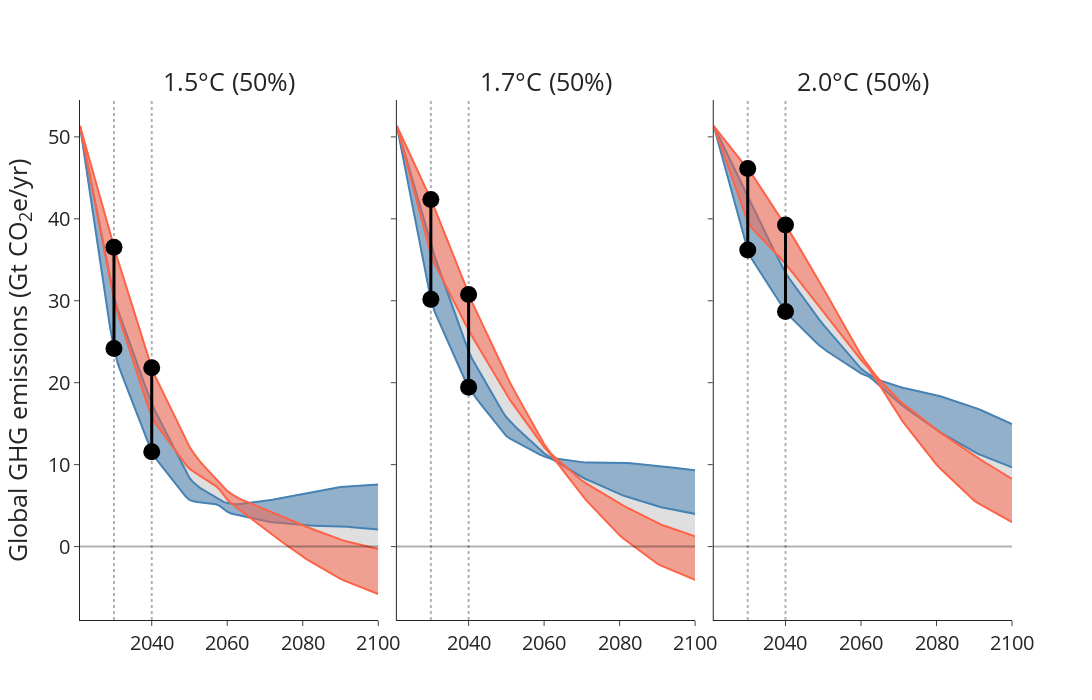

Notebook source saved alongside this figure:
### Markdown cell above
## Total budgets - globe

### Code cell
fig = make_subplots(rows=1, cols=3, subplot_titles=("1.5&deg;C (50%)", "1.7&deg;C (50%)", "2.0&deg;C (50%)"),
                    horizontal_spacing = 0.02, vertical_spacing=0.06, shared_yaxes=True)

for col_i in range(3):
    risk = [0.5]
    temp = [1.5, 1.7, 2.0][col_i]

    col = 'silver'
    allpars = ['Risk', 'NegEmis', 'TrajUnc']

    dataset = xr_dataread.GHG_globe.sel(Temperature=temp, Risk=risk, Time=np.arange(2021, 2101))/1e3
    fig.add_trace(go.Scatter(x=dataset.Time,
                            y=dataset.min(dim=allpars),
                            name='SSP-baselines',
                            line={'color': col, 'width': 1},
                            mode='lines',
                            fill=None,
                            showlegend=False), 1, 1+col_i)
    fig.add_trace(go.Scatter(x=dataset.Time,
                            y=dataset.max(dim=allpars),
                            name='All pathways (1.5&deg;C, 50%)',
                            line={'color': col, 'width': 1},
                            mode='lines',
                            fill='tonexty',
                            showlegend=False), 1, 1+col_i)

    allpars = ['NegEmis', 'Risk', 'TrajUnc']
    dataset = xr_dataread.GHG_globe.sel(Temperature=temp, Risk=risk, Time=np.arange(2021, 2101), NegEmis=[0.2])/1e3
    fig.add_trace(go.Scatter(x=dataset.Time,
                            y=dataset.min(dim=allpars),
                            name='SSP-baselines',
                            line={'color': 'steelblue', 'width': 2},
                            mode='lines',
                            fill=None,
                            showlegend=False), 1, 1+col_i)
    fig.add_trace(go.Scatter(x=dataset.Time,
                            y=dataset.max(dim=allpars),
                            name='Early action, less negative emissions',
                            line={'color': 'steelblue', 'width': 2},
                            mode='lines',
                            fill='tonexty',
                            showlegend=False), 1, 1+col_i)

    dataset = xr_dataread.GHG_globe.sel(Temperature=temp, Risk=risk, Time=np.arange(2021, 2101), NegEmis=[0.8])/1e3
    fig.add_trace(go.Scatter(x=dataset.Time,
                            y=dataset.min(dim=allpars),
                            name='SSP-baselines',
                            line={'color': 'tomato', 'width': 2},
                            mode='lines',
                            fill=None,
                            showlegend=False), 1, 1+col_i)
    fig.add_trace(go.Scatter(x=dataset.Time,
                            y=dataset.max(dim=allpars),
                            name='Late action, more negative emissions',
                            line={'color': 'tomato', 'width': 2},
                            mode='lines',
                            fill='tonexty',
                            showlegend=False), 1, 1+col_i)

                            
    dataset = xr_dataread.GHG_globe.sel(Temperature=temp, Risk=risk, Time=2030)/1e3
    fig.add_trace(go.Scatter(x=[2030, 2030],
                            y=[np.min(dataset), np.max(dataset)],
                            line={'color': "black", 'width': 3},
                            marker={'size': 17},
                            mode='lines+markers',
                            fill=None,
                            showlegend=False), 1, 1+col_i)
                            
    dataset = xr_dataread.GHG_globe.sel(Temperature=temp, Risk=risk, Time=2040)/1e3
    fig.add_trace(go.Scatter(x=[2040, 2040],
                            y=[np.min(dataset), np.max(dataset)],
                            line={'color': "black", 'width': 3},
                            marker={'size': 17},
                             mode='lines+markers',
                            fill=None,
                            showlegend=False), 1, 1+col_i)
    fig.add_vline(x=2030, line_dash="dot", row=1, col=1+col_i, line_color="black", line_width=2)
    fig.add_vline(x=2040, line_dash="dot", row=1, col=1+col_i, line_color="black", line_width=2)
    fig.add_hline(y=0, line_dash="solid", row=1, col=1+col_i, line_color="black", line_width=2)
    if col_i == 0: fig.update_yaxes(tickfont=dict(size=20), row=1, col=1+col_i, title='Global GHG emissions (Gt CO<sub>2</sub>e/yr)', titlefont=(dict(size=25)))
    else: fig.update_yaxes(tickfont=dict(size=20), row=1, col=1+col_i)
    fig.update_xaxes(tickfont=dict(size=20), row=1, col=1+col_i)
fig.update_annotations(font_size=25)
fig.update_layout(height=700, width=2000, template='simple_white')
#fig.update_layout(legend=dict(x=1, y=1, xanchor='right', yanchor='top', font=dict(size=25)))
#fig.write_image("X:/user/dekkerm/Projects/ECEMF_T5.2/Figures/Presentations/GlobalPathways_empty.png", scale=3)
#fig.write_image("X:/user/dekkerm/Projects/ECEMF_T5.2/Figures/Presentations/GlobalPathways_filled.png", scale=3)
fig.show()
